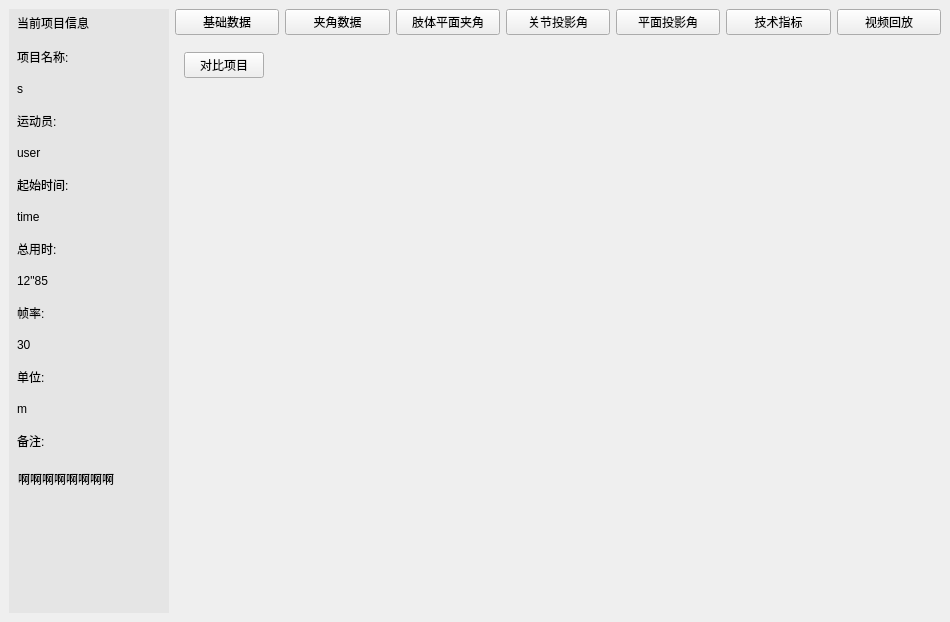
<?xml version="1.0" encoding="UTF-8"?>
<ui version="4.0">
 <class>Form</class>
 <widget class="QWidget" name="Form">
  <property name="geometry">
   <rect>
    <x>0</x>
    <y>0</y>
    <width>950</width>
    <height>622</height>
   </rect>
  </property>
  <property name="windowTitle">
   <string>Form</string>
  </property>
  <layout class="QVBoxLayout" name="verticalLayout_19">
   <property name="leftMargin">
    <number>0</number>
   </property>
   <property name="topMargin">
    <number>0</number>
   </property>
   <property name="rightMargin">
    <number>0</number>
   </property>
   <property name="bottomMargin">
    <number>0</number>
   </property>
   <item>
    <widget class="QWidget" name="widget_22" native="true">
     <layout class="QHBoxLayout" name="horizontalLayout_30">
      <item>
       <widget class="QWidget" name="widget_23" native="true">
        <property name="maximumSize">
         <size>
          <width>160</width>
          <height>16777215</height>
         </size>
        </property>
        <property name="styleSheet">
         <string notr="true">background:rgb(229, 229, 229);
padding:5;</string>
        </property>
        <layout class="QHBoxLayout" name="horizontalLayout_31">
         <property name="leftMargin">
          <number>0</number>
         </property>
         <property name="topMargin">
          <number>0</number>
         </property>
         <property name="rightMargin">
          <number>0</number>
         </property>
         <property name="bottomMargin">
          <number>0</number>
         </property>
         <item>
          <layout class="QVBoxLayout" name="verticalLayout">
           <item>
            <widget class="QLabel" name="label_78">
             <property name="styleSheet">
              <string notr="true">font: 12pt &quot;Microsoft YaHei UI&quot;;</string>
             </property>
             <property name="text">
              <string>当前项目信息</string>
             </property>
            </widget>
           </item>
           <item>
            <widget class="QLabel" name="label_79">
             <property name="text">
              <string>项目名称:</string>
             </property>
            </widget>
           </item>
           <item>
            <widget class="QLabel" name="pro">
             <property name="text">
              <string>s</string>
             </property>
            </widget>
           </item>
           <item>
            <widget class="QLabel" name="label_81">
             <property name="text">
              <string>运动员:</string>
             </property>
            </widget>
           </item>
           <item>
            <widget class="QLabel" name="userName">
             <property name="text">
              <string>user</string>
             </property>
            </widget>
           </item>
           <item>
            <widget class="QLabel" name="label_83">
             <property name="text">
              <string>起始时间:</string>
             </property>
            </widget>
           </item>
           <item>
            <widget class="QLabel" name="sTime">
             <property name="text">
              <string>time</string>
             </property>
            </widget>
           </item>
           <item>
            <widget class="QLabel" name="label_85">
             <property name="text">
              <string>总用时:</string>
             </property>
            </widget>
           </item>
           <item>
            <widget class="QLabel" name="uTime">
             <property name="text">
              <string>12&quot;85</string>
             </property>
            </widget>
           </item>
           <item>
            <widget class="QLabel" name="label_87">
             <property name="text">
              <string>帧率:</string>
             </property>
            </widget>
           </item>
           <item>
            <widget class="QLabel" name="label_88">
             <property name="text">
              <string>30</string>
             </property>
            </widget>
           </item>
           <item>
            <widget class="QLabel" name="label_89">
             <property name="text">
              <string>单位:</string>
             </property>
            </widget>
           </item>
           <item>
            <widget class="QLabel" name="label_90">
             <property name="text">
              <string>m</string>
             </property>
            </widget>
           </item>
           <item>
            <widget class="QLabel" name="label_91">
             <property name="text">
              <string>备注:</string>
             </property>
            </widget>
           </item>
           <item>
            <widget class="QTextBrowser" name="textBrowser">
             <property name="styleSheet">
              <string notr="true">border: 0</string>
             </property>
             <property name="html">
              <string>&lt;!DOCTYPE HTML PUBLIC &quot;-//W3C//DTD HTML 4.0//EN&quot; &quot;http://www.w3.org/TR/REC-html40/strict.dtd&quot;&gt;
&lt;html&gt;&lt;head&gt;&lt;meta name=&quot;qrichtext&quot; content=&quot;1&quot; /&gt;&lt;meta charset=&quot;utf-8&quot; /&gt;&lt;style type=&quot;text/css&quot;&gt;
p, li { white-space: pre-wrap; }
hr { height: 1px; border-width: 0; }
li.unchecked::marker { content: &quot;\2610&quot;; }
li.checked::marker { content: &quot;\2612&quot;; }
&lt;/style&gt;&lt;/head&gt;&lt;body style=&quot; font-family:'Microsoft YaHei UI'; font-size:9pt; font-weight:400; font-style:normal;&quot;&gt;
&lt;p style=&quot; margin-top:0px; margin-bottom:0px; margin-left:0px; margin-right:0px; -qt-block-indent:0; text-indent:0px;&quot;&gt;啊啊啊啊啊啊啊啊&lt;/p&gt;&lt;/body&gt;&lt;/html&gt;</string>
             </property>
            </widget>
           </item>
          </layout>
         </item>
        </layout>
       </widget>
      </item>
      <item>
       <widget class="QWidget" name="widget_24" native="true">
        <layout class="QVBoxLayout" name="verticalLayout_16">
         <property name="leftMargin">
          <number>0</number>
         </property>
         <property name="topMargin">
          <number>0</number>
         </property>
         <property name="rightMargin">
          <number>0</number>
         </property>
         <property name="bottomMargin">
          <number>0</number>
         </property>
         <item>
          <widget class="QWidget" name="widget_25" native="true">
           <layout class="QHBoxLayout" name="horizontalLayout_32">
            <property name="leftMargin">
             <number>0</number>
            </property>
            <property name="topMargin">
             <number>0</number>
            </property>
            <property name="rightMargin">
             <number>0</number>
            </property>
            <property name="bottomMargin">
             <number>0</number>
            </property>
            <item>
             <widget class="QPushButton" name="t4">
              <property name="text">
               <string>基础数据</string>
              </property>
             </widget>
            </item>
            <item>
             <widget class="QPushButton" name="t5">
              <property name="text">
               <string>夹角数据</string>
              </property>
             </widget>
            </item>
            <item>
             <widget class="QPushButton" name="t6">
              <property name="text">
               <string>肢体平面夹角</string>
              </property>
             </widget>
            </item>
            <item>
             <widget class="QPushButton" name="t7">
              <property name="text">
               <string>关节投影角</string>
              </property>
             </widget>
            </item>
            <item>
             <widget class="QPushButton" name="t8">
              <property name="text">
               <string>平面投影角</string>
              </property>
             </widget>
            </item>
            <item>
             <widget class="QPushButton" name="t9">
              <property name="text">
               <string>技术指标</string>
              </property>
             </widget>
            </item>
            <item>
             <widget class="QPushButton" name="t10">
              <property name="text">
               <string>视频回放</string>
              </property>
             </widget>
            </item>
           </layout>
          </widget>
         </item>
         <item>
          <widget class="QStackedWidget" name="stackedWidget">
           <property name="currentIndex">
            <number>1</number>
           </property>
           <widget class="QWidget" name="page"/>
           <widget class="QWidget" name="page2">
            <layout class="QVBoxLayout" name="verticalLayout_20">
             <item>
              <widget class="QWidget" name="widget_26" native="true">
               <property name="maximumSize">
                <size>
                 <width>16777215</width>
                 <height>30</height>
                </size>
               </property>
               <layout class="QHBoxLayout" name="horizontalLayout_29">
                <property name="leftMargin">
                 <number>0</number>
                </property>
                <property name="topMargin">
                 <number>0</number>
                </property>
                <property name="rightMargin">
                 <number>0</number>
                </property>
                <property name="bottomMargin">
                 <number>0</number>
                </property>
                <item>
                 <widget class="QPushButton" name="contrastBtn">
                  <property name="text">
                   <string>对比项目</string>
                  </property>
                 </widget>
                </item>
                <item>
                 <widget class="QLabel" name="contrastLabel">
                  <property name="text">
                   <string/>
                  </property>
                 </widget>
                </item>
                <item>
                 <spacer name="horizontalSpacer_8">
                  <property name="orientation">
                   <enum>Qt::Horizontal</enum>
                  </property>
                  <property name="sizeHint" stdset="0">
                   <size>
                    <width>40</width>
                    <height>20</height>
                   </size>
                  </property>
                 </spacer>
                </item>
               </layout>
              </widget>
             </item>
             <item>
              <widget class="QWidget" name="details" native="true"/>
             </item>
            </layout>
           </widget>
          </widget>
         </item>
        </layout>
       </widget>
      </item>
     </layout>
    </widget>
   </item>
  </layout>
 </widget>
 <resources/>
 <connections/>
</ui>
